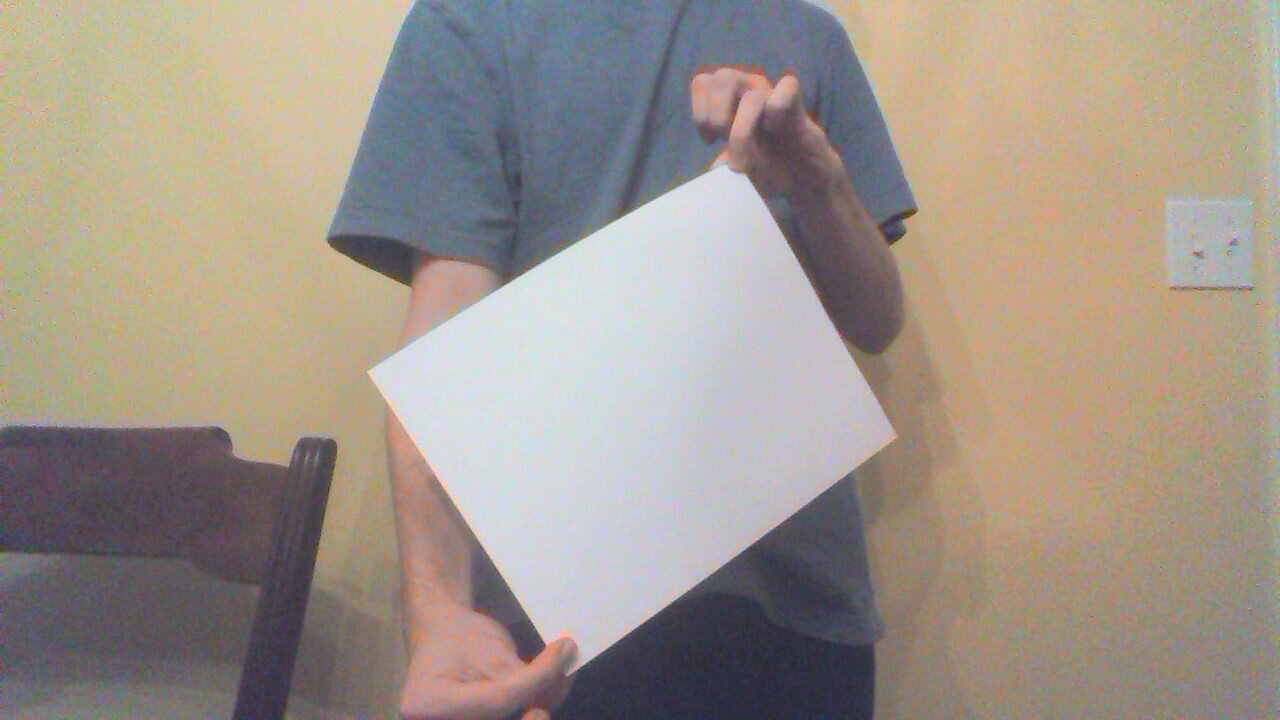
#> input picture img/03.jpg, 1280 x 720 px
$ python findRects.py ../img/03.jpg
#> lines starting #> are read from the running program, lines starting #| are printed output that depends on the picture; after the words box and inside, x2 and y2 are one past the last pixel; in counts of white or black regions, pixels touching at a corner belong together
#> further down, inImg is the input picture: shape (720, 1280, 3); mean B, G, R 138.5, 149.1, 159
from __future__ import division
import sys
import cv2 as cv
import numpy as np
import math

def findRects(mat):
  h, w = mat.shape[:2]
#> h = 720; w = 1280
  bw = cv.cvtColor(mat, cv.COLOR_BGR2GRAY)
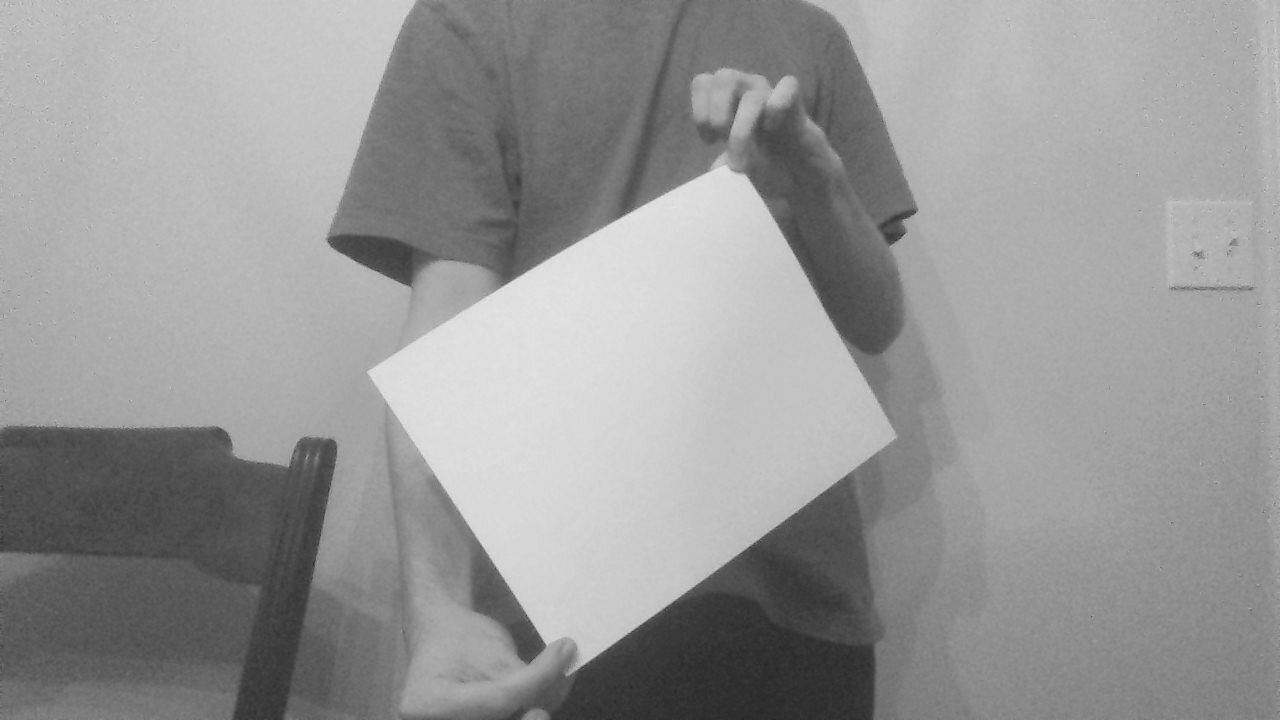
#> bw: shape (720, 1280); min 39, max 232, mean 150.9
  bw = cv.cvtColor(bw, cv.COLOR_GRAY2BGR)
#> bw: shape (720, 1280, 3)

  # find edges, make them bigger so HoughLinesP finds longer, contiguous lines
  #edges = cv.Canny(bw, 50, 250)
  edges = cv.Canny(mat, 100, 200)
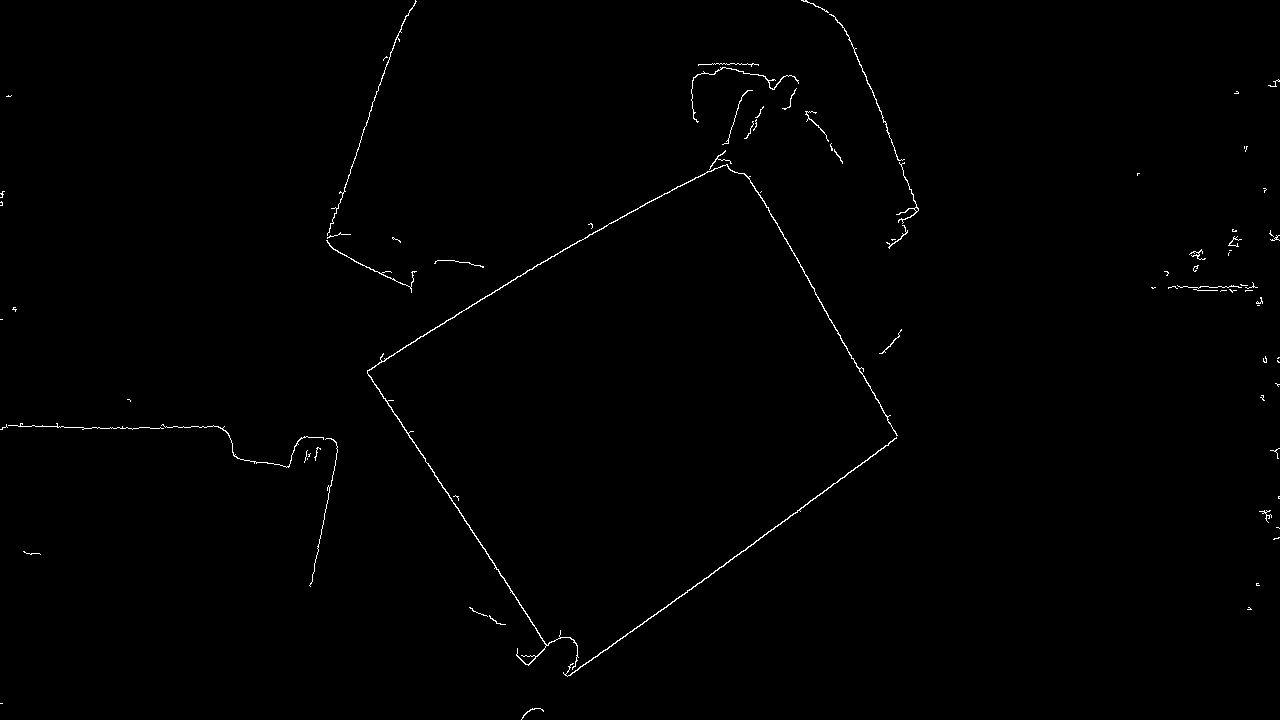
#> edges: shape (720, 1280); 0.57% white in thin lines or dots
  element = cv.getStructuringElement(cv.MORPH_ELLIPSE, (3, 3))
  edges = cv.dilate(edges, element)
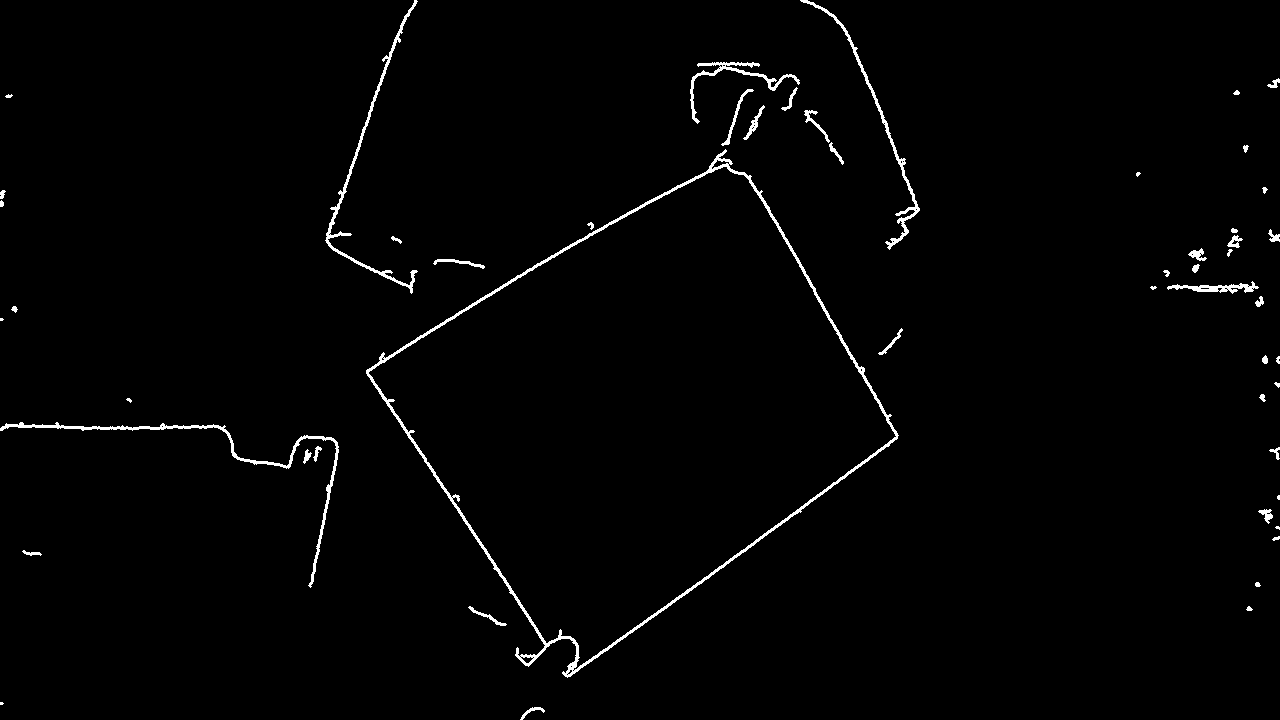
#> edges: shape (720, 1280); 1.4% white; 52 white regions (7 under 20 px), largest, box (x1, y1, x2, y2) and area: (366, 149, 899, 678) 5216, (0, 422, 339, 588) 1665, (325, 0, 418, 294) 1324
  edges = cv.erode(edges, element)
#> edges: shape (720, 1280); 0.6% white in thin lines or dots

  # line segment detection (HoughLinesP detects line segments, HoughLines doesn't)
  minLength = ((h + w) / 2) / 20
#> minLength = 50
  lines = cv.HoughLinesP(edges, 1, 3.14 / 180.0, 70, minLineLength = minLength)
#> lines = [[504, 580, 540, 635], [836, 482, 890, 442], [711, 574, 768, 532]]
#> (the run stopped early here; a loop or call above may not have finished)

$ run again, on img/04.jpg
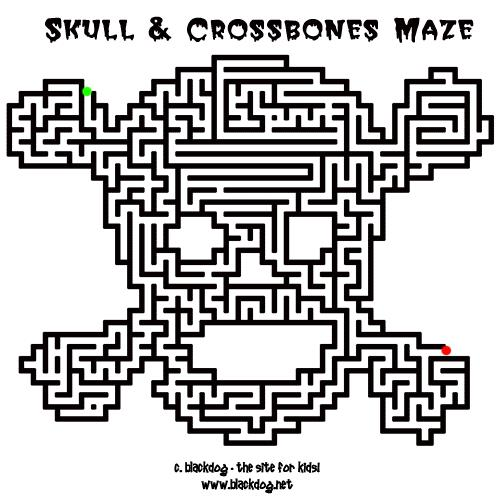
#> input picture img/04.jpg, 500 x 500 px
#> inImg is the input picture: shape (500, 500, 3); mean B, G, R 192.6, 192.4, 193.3
#> in findRects, `edges = cv.Canny(mat, 100, 200)`:
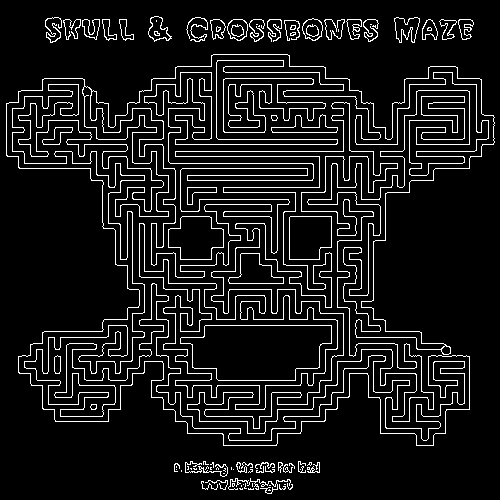
#> edges: shape (500, 500); 9.2% white in thin lines or dots
#> in findRects, `edges = cv.erode(edges, element)`:
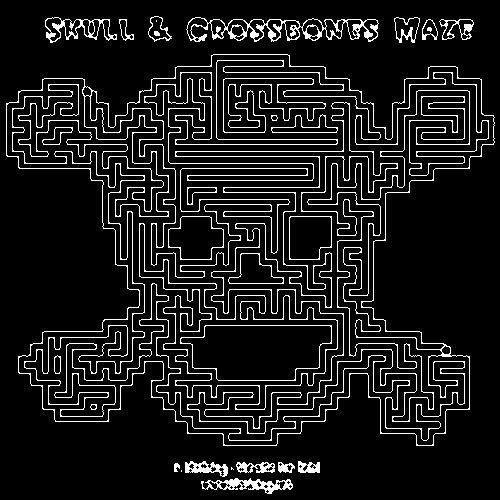
#> edges: shape (500, 500); 9.9% white in thin lines or dots
#> lines = 132 rows, first 6: [356, 144, 397, 144], [175, 151, 343, 151], [182, 168, 307, 168], [423, 139, 462, 139], [24, 163, 66, 163], [175, 156, 319, 156]

$ run again, on img/05.jpg
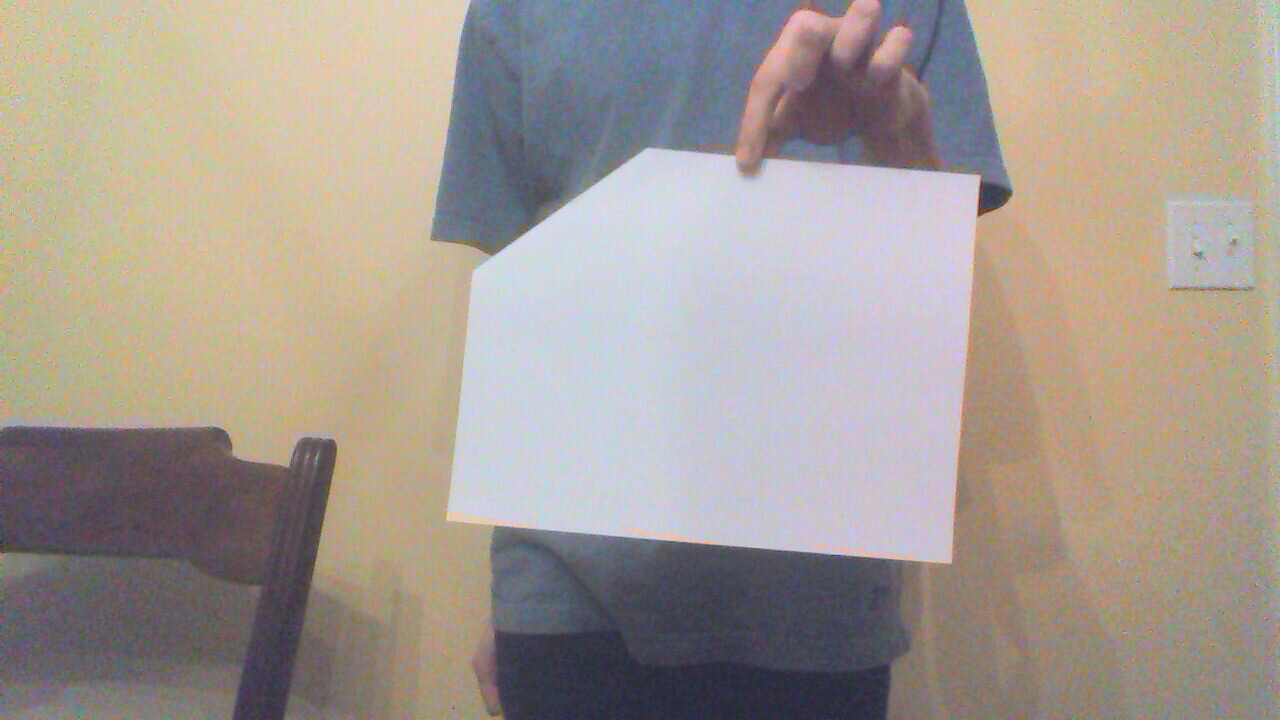
#> input picture img/05.jpg, 1280 x 720 px
#> inImg is the input picture: shape (720, 1280, 3); mean B, G, R 146.9, 155.1, 164.7
#> in findRects, `bw = cv.cvtColor(mat, cv.COLOR_BGR2GRAY)`:
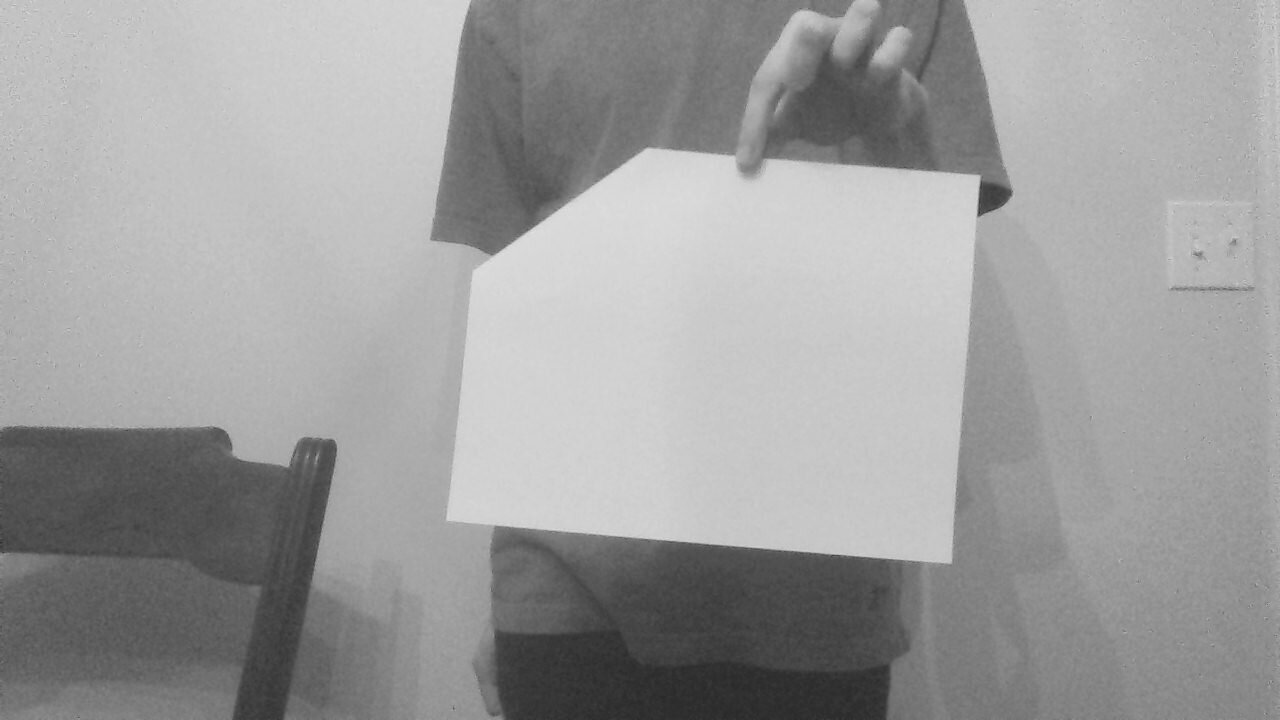
#> bw: shape (720, 1280); min 41, max 225, mean 157
#> in findRects, `edges = cv.dilate(edges, element)`:
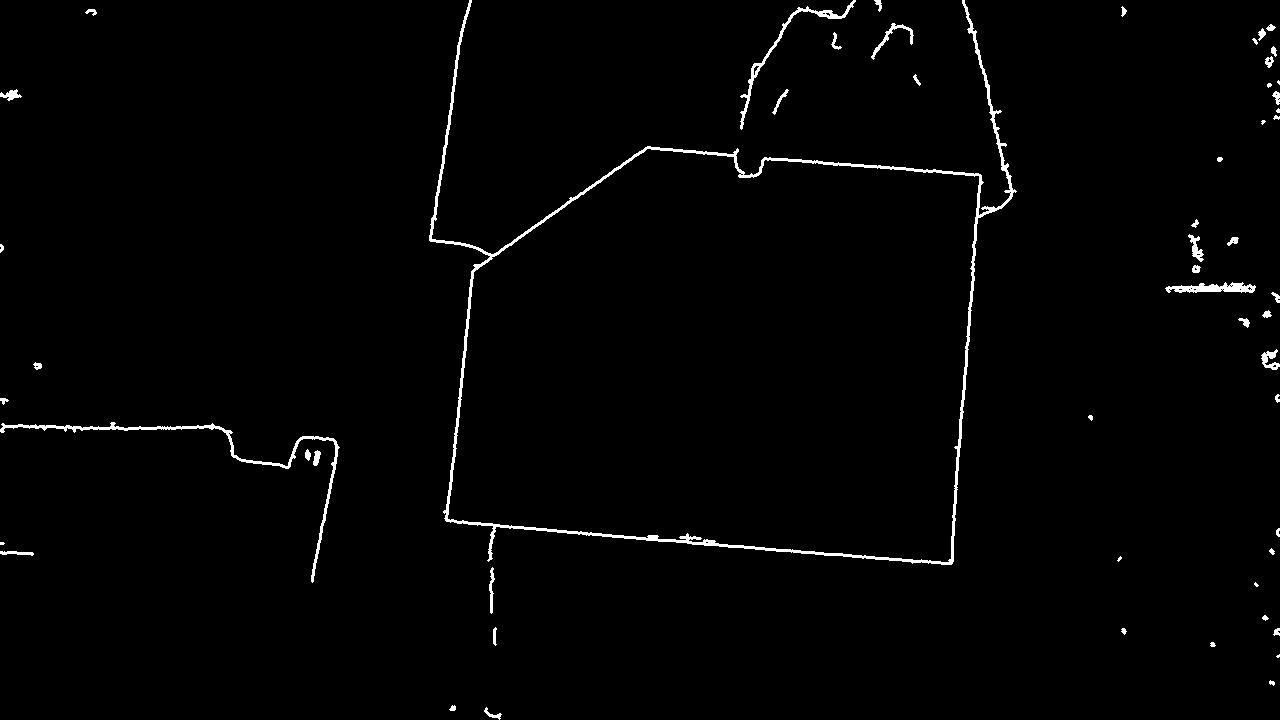
#> edges: shape (720, 1280); 1.4% white; 55 white regions (8 under 20 px), largest, box (x1, y1, x2, y2) and area: (429, 0, 1017, 565) 7336, (0, 422, 340, 583) 1675, (740, 0, 856, 130) 771
#> lines = [[493, 255, 546, 218]]

$ run again, on img/06.jpg
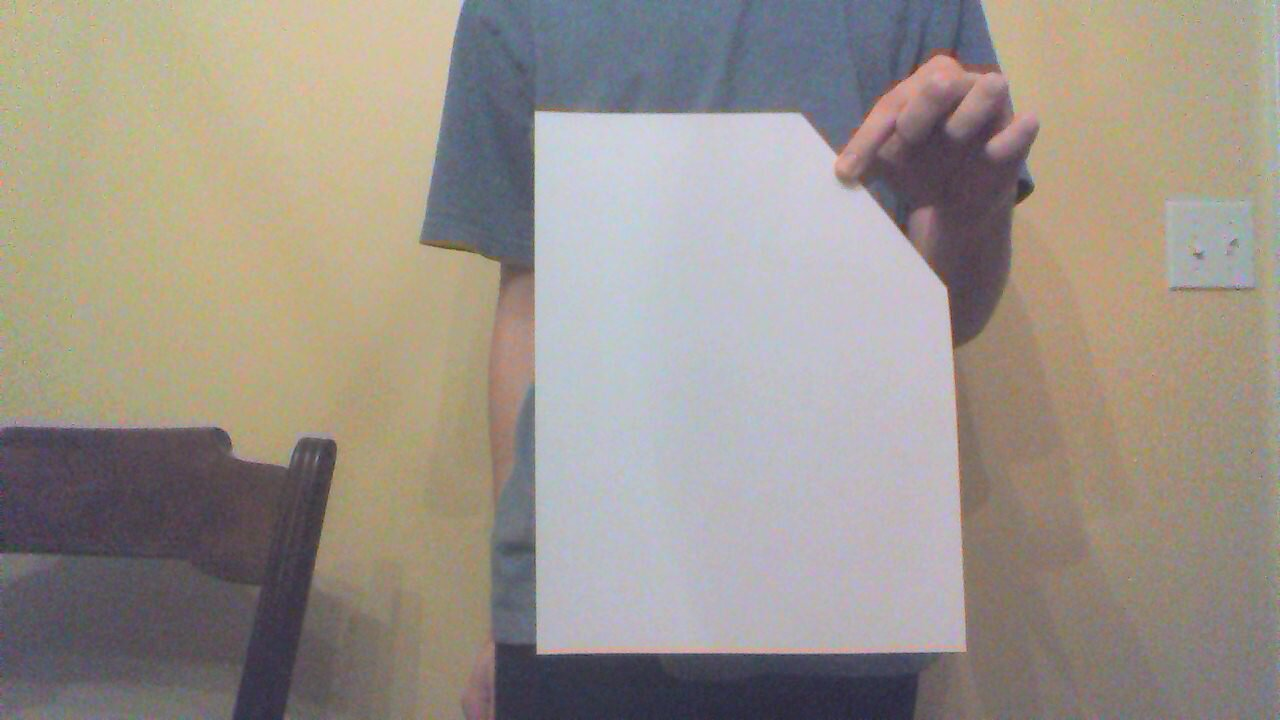
#> input picture img/06.jpg, 1280 x 720 px
#> inImg is the input picture: shape (720, 1280, 3); mean B, G, R 138.8, 147.2, 155.2
#> in findRects, `bw = cv.cvtColor(mat, cv.COLOR_BGR2GRAY)`:
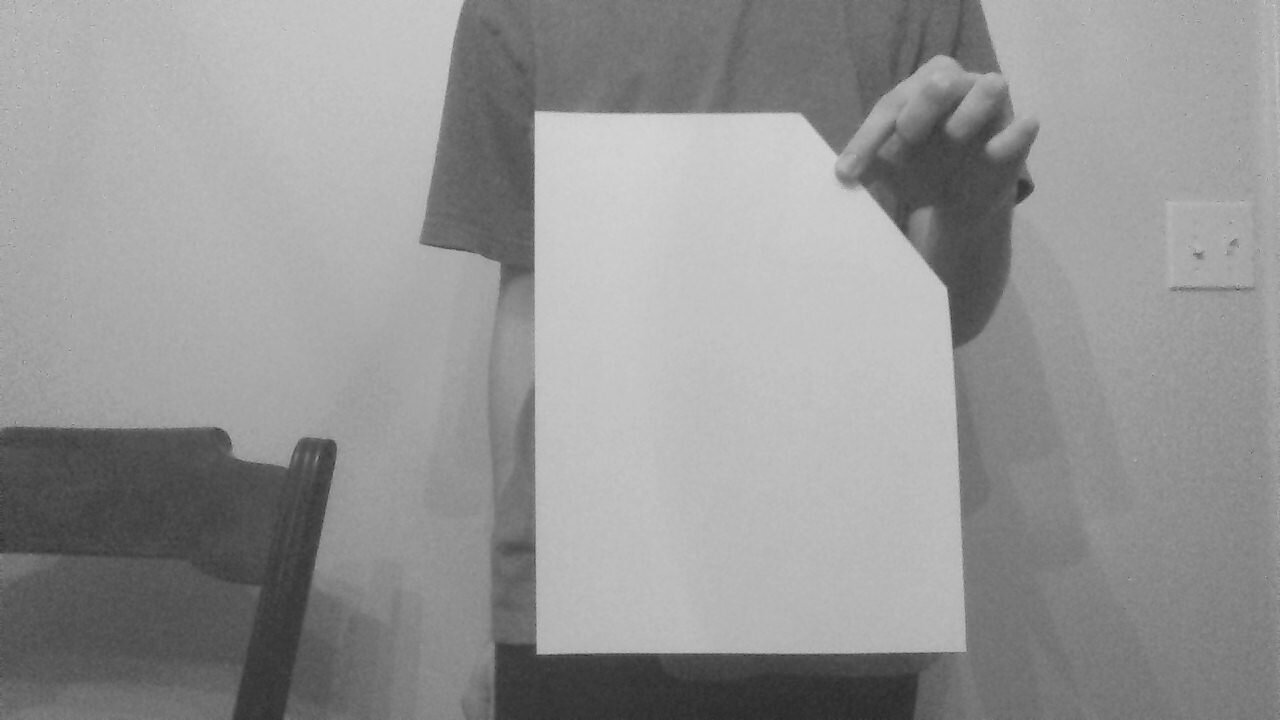
#> bw: shape (720, 1280); min 40, max 214, mean 148.6
#> in findRects, `edges = cv.dilate(edges, element)`:
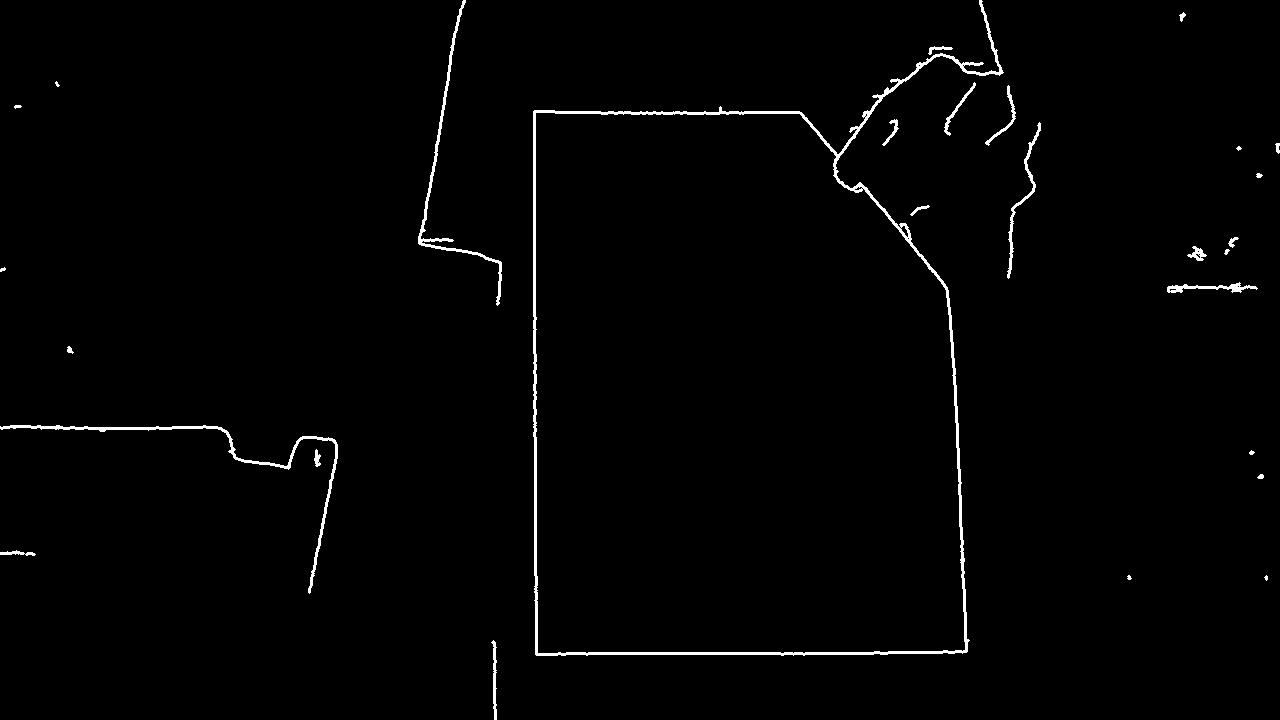
#> edges: shape (720, 1280); 1.3% white; 28 white regions (6 under 20 px), largest, box (x1, y1, x2, y2) and area: (533, 0, 1004, 656) 6782, (0, 425, 338, 594) 1630, (418, 0, 502, 306) 1223
#> lines = [[534, 316, 534, 111], [588, 653, 780, 653], [535, 575, 535, 437], [88, 428, 155, 428], [744, 112, 799, 112], [813, 653, 867, 653], [536, 654, 536, 601]]
